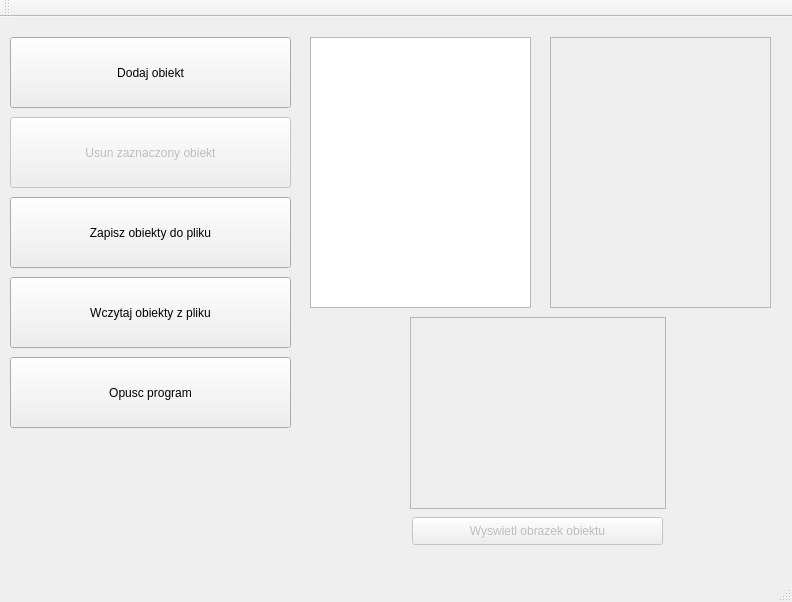
<?xml version="1.0" encoding="UTF-8"?>
<ui version="4.0">
 <class>ProgramClass</class>
 <widget class="QMainWindow" name="ProgramClass">
  <property name="enabled">
   <bool>true</bool>
  </property>
  <property name="geometry">
   <rect>
    <x>0</x>
    <y>0</y>
    <width>792</width>
    <height>602</height>
   </rect>
  </property>
  <property name="windowTitle">
   <string>Program</string>
  </property>
  <widget class="QWidget" name="centralWidget">
   <widget class="QPushButton" name="opcja2">
    <property name="enabled">
     <bool>false</bool>
    </property>
    <property name="geometry">
     <rect>
      <x>10</x>
      <y>100</y>
      <width>281</width>
      <height>71</height>
     </rect>
    </property>
    <property name="text">
     <string>Usun zaznaczony obiekt</string>
    </property>
   </widget>
   <widget class="QPushButton" name="opcja3">
    <property name="geometry">
     <rect>
      <x>10</x>
      <y>180</y>
      <width>281</width>
      <height>71</height>
     </rect>
    </property>
    <property name="text">
     <string>Zapisz obiekty do pliku</string>
    </property>
   </widget>
   <widget class="QPushButton" name="opcja1">
    <property name="geometry">
     <rect>
      <x>10</x>
      <y>20</y>
      <width>281</width>
      <height>71</height>
     </rect>
    </property>
    <property name="text">
     <string>Dodaj obiekt</string>
    </property>
   </widget>
   <widget class="QPushButton" name="opcja4">
    <property name="geometry">
     <rect>
      <x>10</x>
      <y>260</y>
      <width>281</width>
      <height>71</height>
     </rect>
    </property>
    <property name="text">
     <string>Wczytaj obiekty z pliku</string>
    </property>
   </widget>
   <widget class="QPushButton" name="opcja5">
    <property name="geometry">
     <rect>
      <x>10</x>
      <y>340</y>
      <width>281</width>
      <height>71</height>
     </rect>
    </property>
    <property name="text">
     <string>Opusc program</string>
    </property>
   </widget>
   <widget class="QListWidget" name="listaObiektow">
    <property name="geometry">
     <rect>
      <x>310</x>
      <y>20</y>
      <width>221</width>
      <height>271</height>
     </rect>
    </property>
   </widget>
   <widget class="QListWidget" name="listaDanych">
    <property name="enabled">
     <bool>false</bool>
    </property>
    <property name="geometry">
     <rect>
      <x>550</x>
      <y>20</y>
      <width>221</width>
      <height>271</height>
     </rect>
    </property>
   </widget>
   <widget class="QGraphicsView" name="graphicsView">
    <property name="enabled">
     <bool>false</bool>
    </property>
    <property name="geometry">
     <rect>
      <x>410</x>
      <y>300</y>
      <width>256</width>
      <height>192</height>
     </rect>
    </property>
   </widget>
   <widget class="QPushButton" name="opcja6">
    <property name="enabled">
     <bool>false</bool>
    </property>
    <property name="geometry">
     <rect>
      <x>412</x>
      <y>500</y>
      <width>251</width>
      <height>28</height>
     </rect>
    </property>
    <property name="text">
     <string>Wyswietl obrazek obiektu</string>
    </property>
   </widget>
  </widget>
  <widget class="QMenuBar" name="menuBar">
   <property name="geometry">
    <rect>
     <x>0</x>
     <y>0</y>
     <width>792</width>
     <height>26</height>
    </rect>
   </property>
  </widget>
  <widget class="QToolBar" name="mainToolBar">
   <attribute name="toolBarArea">
    <enum>TopToolBarArea</enum>
   </attribute>
   <attribute name="toolBarBreak">
    <bool>false</bool>
   </attribute>
  </widget>
  <widget class="QStatusBar" name="statusBar"/>
 </widget>
 <layoutdefault spacing="6" margin="11"/>
 <resources>
  <include location="Program.qrc"/>
 </resources>
 <connections>
  <connection>
   <sender>opcja1</sender>
   <signal>clicked()</signal>
   <receiver>ProgramClass</receiver>
   <slot>dodajObiekty()</slot>
   <hints>
    <hint type="sourcelabel">
     <x>316</x>
     <y>73</y>
    </hint>
    <hint type="destinationlabel">
     <x>323</x>
     <y>247</y>
    </hint>
   </hints>
  </connection>
  <connection>
   <sender>listaObiektow</sender>
   <signal>itemPressed(QListWidgetItem*)</signal>
   <receiver>ProgramClass</receiver>
   <slot>wyswietlDane()</slot>
   <hints>
    <hint type="sourcelabel">
     <x>420</x>
     <y>195</y>
    </hint>
    <hint type="destinationlabel">
     <x>395</x>
     <y>300</y>
    </hint>
   </hints>
  </connection>
  <connection>
   <sender>listaObiektow</sender>
   <signal>itemPressed(QListWidgetItem*)</signal>
   <receiver>ProgramClass</receiver>
   <slot>wlaczPrzycisk()</slot>
   <hints>
    <hint type="sourcelabel">
     <x>420</x>
     <y>195</y>
    </hint>
    <hint type="destinationlabel">
     <x>395</x>
     <y>300</y>
    </hint>
   </hints>
  </connection>
  <connection>
   <sender>opcja6</sender>
   <signal>clicked()</signal>
   <receiver>ProgramClass</receiver>
   <slot>wyswietlObrazek()</slot>
   <hints>
    <hint type="sourcelabel">
     <x>537</x>
     <y>553</y>
    </hint>
    <hint type="destinationlabel">
     <x>395</x>
     <y>300</y>
    </hint>
   </hints>
  </connection>
  <connection>
   <sender>opcja2</sender>
   <signal>clicked()</signal>
   <receiver>ProgramClass</receiver>
   <slot>usunObiekt()</slot>
   <hints>
    <hint type="sourcelabel">
     <x>150</x>
     <y>175</y>
    </hint>
    <hint type="destinationlabel">
     <x>395</x>
     <y>300</y>
    </hint>
   </hints>
  </connection>
  <connection>
   <sender>opcja3</sender>
   <signal>clicked()</signal>
   <receiver>ProgramClass</receiver>
   <slot>zapisz()</slot>
   <hints>
    <hint type="sourcelabel">
     <x>150</x>
     <y>255</y>
    </hint>
    <hint type="destinationlabel">
     <x>395</x>
     <y>300</y>
    </hint>
   </hints>
  </connection>
  <connection>
   <sender>opcja4</sender>
   <signal>clicked()</signal>
   <receiver>ProgramClass</receiver>
   <slot>wczytaj()</slot>
   <hints>
    <hint type="sourcelabel">
     <x>150</x>
     <y>335</y>
    </hint>
    <hint type="destinationlabel">
     <x>395</x>
     <y>300</y>
    </hint>
   </hints>
  </connection>
  <connection>
   <sender>opcja5</sender>
   <signal>clicked()</signal>
   <receiver>ProgramClass</receiver>
   <slot>czyszczenieVectora()</slot>
   <hints>
    <hint type="sourcelabel">
     <x>150</x>
     <y>415</y>
    </hint>
    <hint type="destinationlabel">
     <x>395</x>
     <y>300</y>
    </hint>
   </hints>
  </connection>
 </connections>
 <slots>
  <slot>dodajObiekty()</slot>
  <slot>wyswietlDane()</slot>
  <slot>wlaczPrzycisk()</slot>
  <slot>wyswietlObrazek()</slot>
  <slot>usunObiekt()</slot>
  <slot>zapisz()</slot>
  <slot>wczytaj()</slot>
  <slot>czyszczenieVectora()</slot>
 </slots>
</ui>
